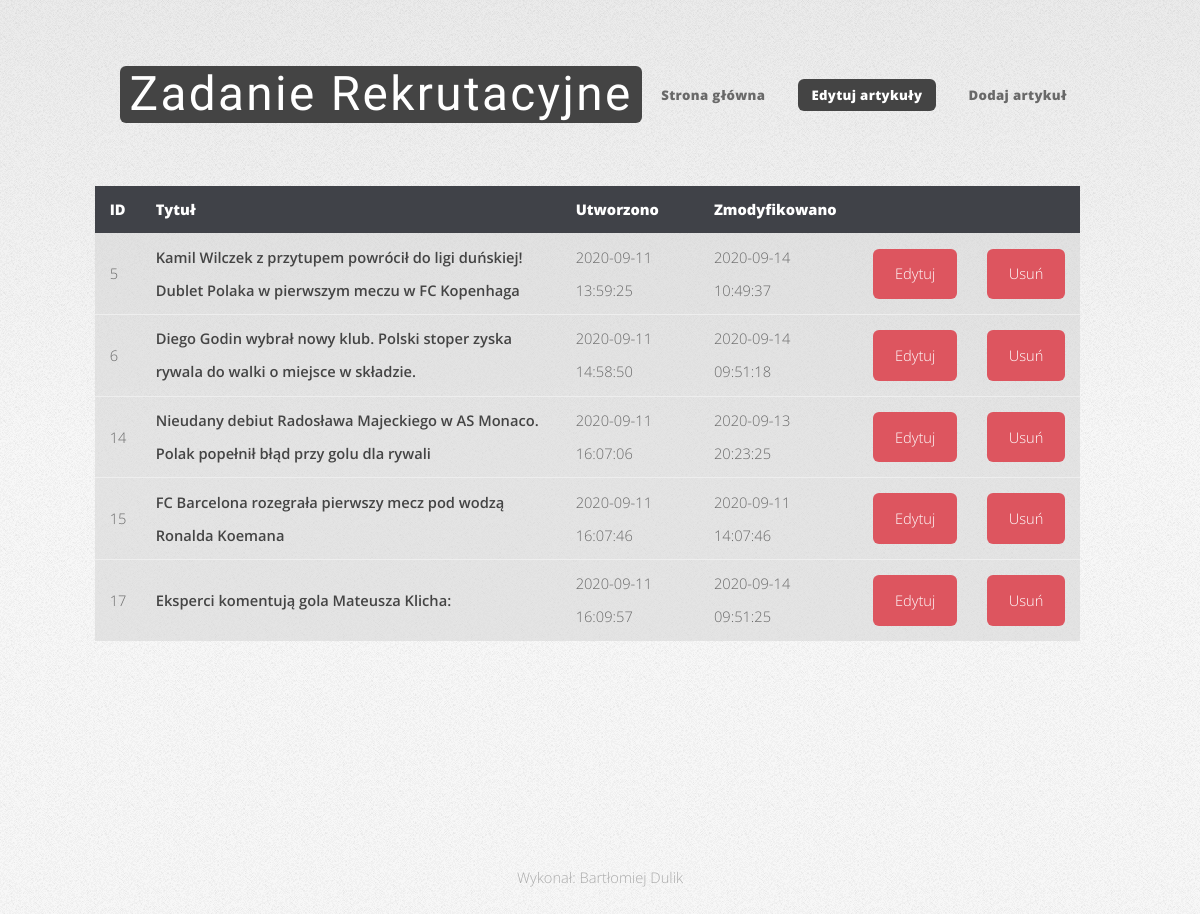
The app's page /edit_panel.php with its own data.
### tables this page shows
CREATE TABLE `articles` (
  `id` int(11) NOT NULL,
  `title` varchar(256) NOT NULL,
  `header` varchar(130) NOT NULL,
  `text` text NOT NULL,
  `date_created` datetime NOT NULL,
  `date_modified` timestamp NULL DEFAULT current_timestamp()
);

### api/config/database.php (called while the page is built, shortened)
<?php
class Database{
    public function getConnection(){
        $config = parse_ini_file('db.ini');
        $this->conn = null;
        try{
            $this->conn = new PDO("mysql:host=" . $config['host'] . ";dbname=" . $config['db_name'], $config['username'], $config['password']);
            $this->conn->exec("set names utf8");
        }catch(PDOException $exception){
            echo "Connection error: " . $exception->getMessage();
        }
        return $this->conn;
    }
}
?>

### edit_panel.php (the view, shortened to what this page needs)
<?php
include_once 'api/config/database.php';
$database = new Database();
?>
<!DOCTYPE HTML>
<html>
<head>
    <link rel="stylesheet" type="text/css" href="assets/css/main.css?ts=<?=time()?>" />
</head>
<body class="is-preload homepage">
<div id="page-wrapper">
    <div id="header-wrapper">
        <header id="header" class="container">
            <div id="logo">
                <h1><a href="index.php">Zadanie Rekrutacyjne</a></h1>
            </div>
            <nav id="nav">
                <ul>
                    <li><a href="index.php">Strona główna</a></li>
                    <li class="current"><a  href="edit_panel.php">Edytuj artykuły</a></li>
                    <li ><a  href="add_article.php">Dodaj artykuł</a></li>
                </ul>
            </nav>
        </header>
    </div>
    <div id="features-wrapper">
        <div class="container">
            <div class="row">
                <table >
                    <thead>
                    <tr>
                        <th>ID</th>
                        <th>Tytuł</th>
                        <th>Utworzono</th>
                        <th>Zmodyfikowano</th>
                        <th></th>
                        <th></th>
                    </tr>
                    </thead>
                    <tbody>
                <?php
                $query = "SELECT * FROM articles ;";
                $stmt = $database->conn->prepare($query);
                $stmt->execute();
                $num = $stmt->rowCount();
                if ($num > 0) {
                    while($row = $stmt->fetch(PDO::FETCH_ASSOC)) {
                            echo <<<EOT
                                         <tr>
                                             <td>{$row['id']}</td>
                                             <td><strong>{$row['title']}</strong></td>
                                             <td>{$row['date_created']}</td>
                                             <td>{$row['date_modified']} </td>
                                             <td>
                                                <a href="edit_article.php?id={$row['id']}" class="button">Edytuj</a>
                                             </td>
                                             <td>
                                                <form style="margin-bottom: 0px" method="POST" action="upload.php"; enctype="multipart/form-data" class="cta">
                                                   <input style="font-size: 15pt" type="hidden" name="id" id="id" value="{$row['id']}" />
                                                   <input style="font-size: 15pt" type="hidden" name="table" id="table" value="articles" />
                                                   <input type="submit" value="Usuń"  name="delete" class="button"  onclick="return confirm('Czy napewno chcesz usunąć artykuł?')" />
                                                </form>
                                             </td>
                                         </tr>
EOT;
                        }
                    }
                ?>
                    </tbody>
                </table>
            </div>
        </div>
    </div>
    <div id="footer-wrapper">
        <footer id="footer" class="container">
            <div class="col-12">
                <div id="copyright">
                    <ul class="menu">
                        <li>Wykonał: Bartłomiej Dulik</li>
                    </ul>
                </div>
            </div>
    </div>
</div>
</body>
</html>

### records on screen
articles: id "5", title "Kamil Wilczek z przytupem powrócił do ligi duńskiej! Dublet Polaka w pierwszym meczu w FC Kopenhaga", date_created "2020-09-11 13:59:25", date_modified "2020-09-14 10:49:37"
articles: id "6", title "Diego Godin wybrał nowy klub. Polski stoper zyska rywala do walki o miejsce w składzie.", date_created "2020-09-11 14:58:50", date_modified "2020-09-14 09:51:18"
articles: id "14", title "Nieudany debiut Radosława Majeckiego w AS Monaco. Polak popełnił błąd przy golu dla rywali", date_created "2020-09-11 16:07:06", date_modified "2020-09-13 20:23:25"
articles: id "15", title "FC Barcelona rozegrała pierwszy mecz pod wodzą Ronalda Koemana", date_created "2020-09-11 16:07:46", date_modified "2020-09-11 14:07:46"
articles: id "17", title "Eksperci komentują gola Mateusza Klicha:", date_created "2020-09-11 16:09:57", date_modified "2020-09-14 09:51:25"
